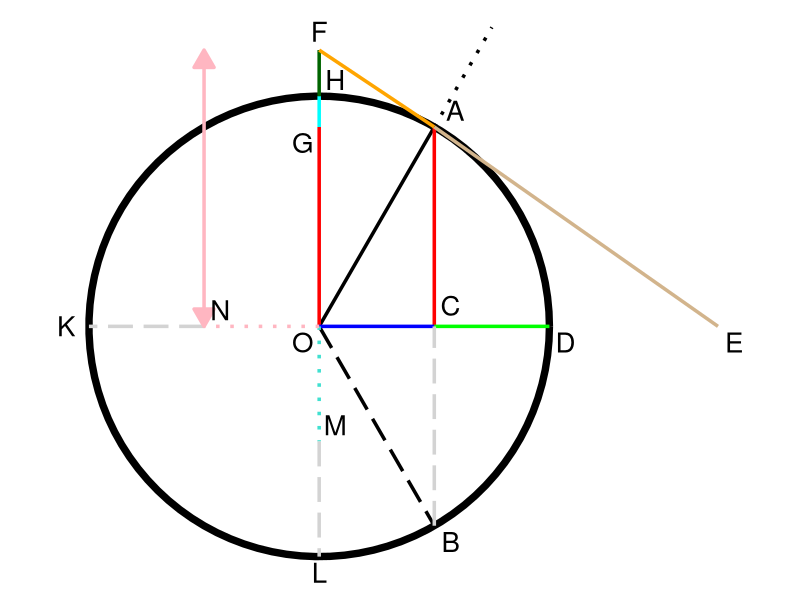

Reproduce this figure in R.
library(ggplot2)

# Set theta value
theta <- pi / 3

# Circle data
circle_data <- data.frame(
  x = cos(seq(0, 2 * pi, length.out = 100)),
  y = sin(seq(0, 2 * pi, length.out = 100))
)

# Coordinates
x_theta <- cos(theta)
y_theta <- sin(theta)

O <- c(0, 0)
A <- c(x_theta, y_theta)
A_extra <- c(1.5 * x_theta, 1.5 * y_theta)
B <- c(x_theta, -y_theta)
C <- c(x_theta, 0)
D <- c(1, 0)
E <- c(tan(theta), 0)
F <- c(0, 1.2)
G <- c(0, y_theta)
H <- c(0, 1)
K <- c(-1, 0)
L <- c(0, -1)
M <- c(0, -0.5)
N <- c(-0.5, 0)

plot <- ggplot() +
  
  # Circle
  geom_path(data = circle_data, aes(x = x, y = y), colour = "black", size = 2.5) +
  
  # Theta line (O to A)
  geom_segment(aes(x = O[1], y = O[2], xend = A[1], yend = A[2]), colour = "black", size = 1.2) +
  
  # Dotted theta extra line (A to A_extra)
  geom_segment(aes(x = A[1], y = A[2], xend = A_extra[1], yend = A_extra[2]), colour = "black", linetype = "dotted", size = 1.2) +
  
  # Mirror theta line (O to B)
  geom_segment(aes(x = O[1], y = O[2], xend = B[1], yend = B[2]), colour = "black", linetype = "longdash", size = 1.2) +
  
  # Red vertical lines (A to C and O to G)
  geom_segment(aes(x = A[1], y = A[2], xend = C[1], yend = C[2]), colour = "red", size = 1.2) +
  geom_segment(aes(x = O[1], y = O[2], xend = G[1], yend = G[2]), colour = "red", size = 1.2) +
  
  # Blue cos line (O to C)
  geom_segment(aes(x = O[1], y = O[2], xend = C[1], yend = C[2]), colour = "blue", size = 1.2) +
  
  # Green versin line (C to D)
  geom_segment(aes(x = C[1], y = C[2], xend = D[1], yend = D[2]), colour = "green", size = 1.2) +
  
  # Cyan coversin line (G to H)
  geom_segment(aes(x = G[1], y = G[2], xend = H[1], yend = H[2]), colour = "cyan", size = 1.2) +
  
  # Dark green exsec line (H to F)
  geom_segment(aes(x = H[1], y = H[2], xend = F[1], yend = F[2]), colour = "darkgreen", size = 1.2) +
  
  # OL line (O to L)
  geom_segment(aes(x = O[1], y = O[2], xend = M[1], yend = M[2]), colour = "turquoise", linetype = "dotted", size = 1.2) +
  geom_segment(aes(x = M[1], y = M[2], xend = L[1], yend = L[2]), colour = "lightgray", linetype = "longdash", size = 1.2) +
  
  # OK line (O to K)
  geom_segment(aes(x = O[1], y = O[2], xend = N[1], yend = N[2]), colour = "lightpink", linetype = "dotted", size = 1.2) +
  geom_segment(aes(x = N[1], y = N[2], xend = K[1], yend = K[2]), colour = "lightgray", linetype = "longdash", size = 1.2) + 
  
  # CB line (B to C)
  geom_segment(aes(x = B[1], y = B[2], xend = C[1], yend = C[2]), colour = "lightgray", linetype = "longdash", size = 1.2) +
  
  # Orange cotangent line (F to A)
  geom_segment(aes(x = F[1], y = F[2], xend = A[1], yend = A[2]), colour = "orange", size = 1.2) +
  
  # Tan tangent line (E to A)
  geom_segment(aes(x = E[1], y = E[2], xend = A[1], yend = A[2]), colour = "tan", size = 1.2) +
  
  # Light pink exsec line (F to K) with arrows
  geom_segment(aes(x = -0.5, y = F[2], xend = -0.5, yend = 0), colour = "lightpink", size = 1.2,
               arrow = arrow(type = "closed", ends = "both", length = unit(0.2, "inches"))) +
  
  # Add labels to each coordinate
  geom_text(aes(x = O[1] - 0.07, y = O[2] - 0.07, label = "O"), colour = "black", size = 7) +
  geom_text(aes(x = A[1] + 0.09, y = A[2] + 0.07, label = "A"), colour = "black", size = 7) +
  geom_text(aes(x = B[1] + 0.07, y = B[2] - 0.07, label = "B"), colour = "black", size = 7) +
  geom_text(aes(x = C[1] + 0.07, y = C[2] + 0.09, label = "C"), colour = "black", size = 7) +
  geom_text(aes(x = D[1] + 0.07, y = D[2] - 0.07, label = "D"), colour = "black", size = 7) +
  geom_text(aes(x = E[1] + 0.07, y = E[2] - 0.07, label = "E"), colour = "black", size = 7) +
  geom_text(aes(x = F[1] + 0.00, y = F[2] + 0.08, label = "F"), colour = "black", size = 7) +
  geom_text(aes(x = G[1] - 0.07, y = G[2] - 0.07, label = "G"), colour = "black", size = 7) +
  geom_text(aes(x = H[1] + 0.07, y = H[2] + 0.07, label = "H"), colour = "black", size = 7) +
  geom_text(aes(x = K[1] - 0.10, y = K[2] + 0.00, label = "K"), colour = "black", size = 7) +
  geom_text(aes(x = L[1] + 0.00, y = L[2] - 0.07, label = "L"), colour = "black", size = 7) +
  geom_text(aes(x = M[1] + 0.07, y = M[2] + 0.07, label = "M"), colour = "black", size = 7) +
  geom_text(aes(x = N[1] + 0.07, y = N[2] + 0.07, label = "N"), colour = "black", size = 7) +
  
  coord_fixed() +
  theme_void()

print(plot)
